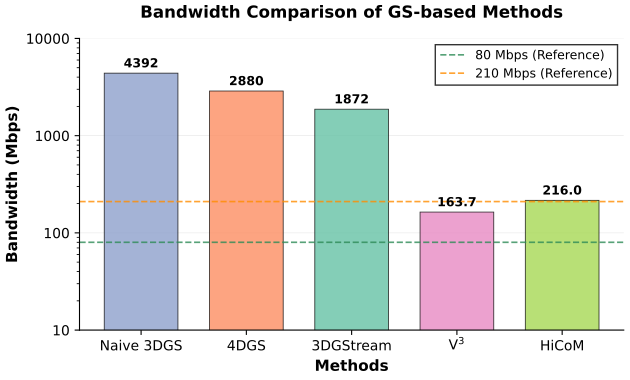

Source code (Python):
import matplotlib.pyplot as plt
import numpy as np

# 设置科研论文风格
plt.rcParams.update({
    'figure.dpi': 300,
    'font.size': 10,
    'axes.labelsize': 11,
    'axes.titlesize': 12,
    'xtick.labelsize': 10,
    'ytick.labelsize': 10,
    'legend.fontsize': 9,
    'lines.linewidth': 1.2,
    'axes.linewidth': 0.8,
    'grid.linewidth': 0.5,
    'savefig.bbox': 'tight',
    'savefig.pad_inches': 0.05
})

# 数据准备
methods = ['Naive 3DGS', '4DGS', '3DGStream', 'V$^3$', 'HiCoM']
bandwidth = [4392, 2880, 1872, 163.68, 216]

# 创建画布和子图
fig, ax = plt.subplots(figsize=(6.5, 4))

# 使用科研论文风格的浅色系
colors = ['#8DA0CB', '#FC8D62', '#66C2A5', '#E78AC3', '#A6D854']

# 绘制柱状图
bars = ax.bar(methods, bandwidth, color=colors, 
              edgecolor='black', linewidth=0.6, alpha=0.8, width=0.7)

# 设置纵坐标为对数刻度
ax.set_yscale('log')
ax.set_ylabel('Bandwidth (Mbps)', fontweight='bold')
ax.set_xlabel('Methods', fontweight='bold')

# 设置标题（科研论文通常标题简洁）
ax.set_title('Bandwidth Comparison of GS-based Methods', fontweight='bold', pad=15)

# 为每个柱子添加数值标签
for bar in bars:
    height = bar.get_height()
    ax.text(bar.get_x() + bar.get_width()/2., height * 1.08,
            f'{height:.1f}' if height < 1000 else f'{height:.0f}',
            ha='center', va='bottom', fontsize=9, fontweight='bold')

# 绘制参考线
ax.axhline(y=80, color='#2E8B57', linestyle='--', linewidth=1.2, 
           alpha=0.8, label='80 Mbps (Reference)')
ax.axhline(y=210, color='#FF8C00', linestyle='--', linewidth=1.2, 
           alpha=0.8, label='210 Mbps (Reference)')

# 设置坐标轴样式
ax.spines['top'].set_visible(False)
ax.spines['right'].set_visible(False)
ax.spines['left'].set_linewidth(0.8)
ax.spines['bottom'].set_linewidth(0.8)

# 添加网格线（科研论文常用浅色网格）
ax.grid(True, axis='y', linestyle='-', alpha=0.3, linewidth=0.5)
ax.set_axisbelow(True)

# 设置y轴刻度
ax.set_ylim(10, 10000)
yticks = [10, 100, 1000, 10000]
ax.set_yticks(yticks)
ax.set_yticklabels([f'{x}' for x in yticks])

# 旋转x轴标签以避免重叠
# plt.xticks(rotation=15, ha='right')

# 显示图例
ax.legend(frameon=True, fancybox=False, edgecolor='black', 
          facecolor='white', framealpha=0.8)

# 调整布局
plt.tight_layout()

# 显示图形
plt.savefig('motivation_bandwidth.png', dpi=300)
plt.savefig('motivation_bandwidth.pdf')
